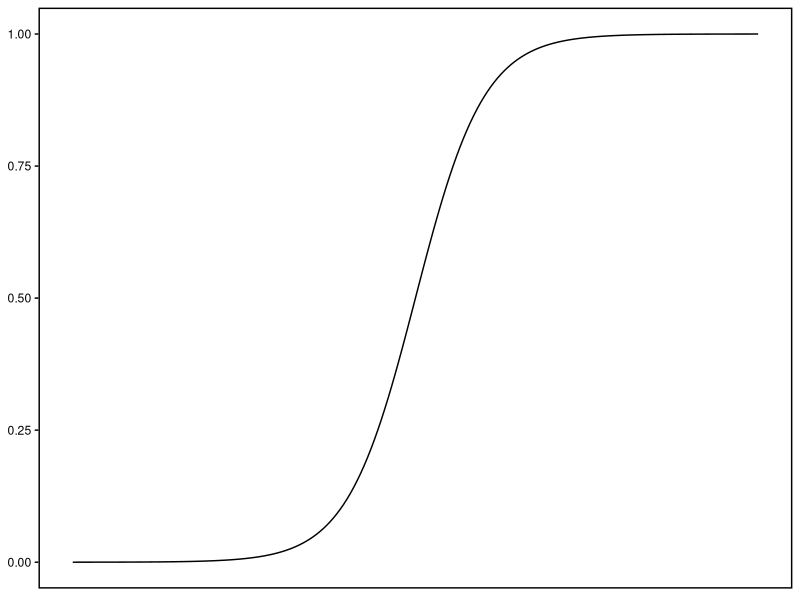
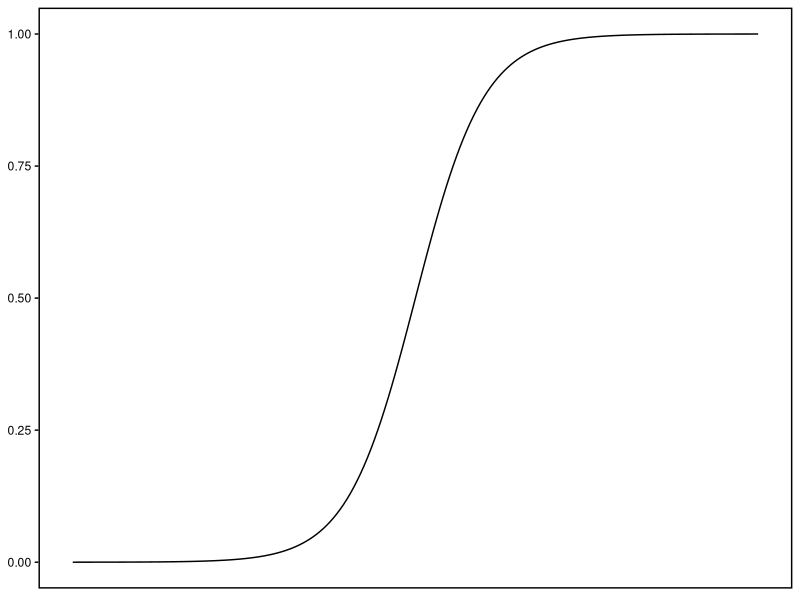

Write the R code that produced these figures, in order.
library(ggplot2)
library(dplyr)

# Define x values
x_values <- seq(-10, 10, by = 0.1)

# Create a data frame
df <- data.frame(x = x_values)

# Calculate y values
df <- df %>%
  mutate(y = 1 / (1 + exp(-x)))

# Plot the data
ggplot(df, aes(x = x, y = y)) +
  geom_line() +
  xlab(NULL) +
  ylab(NULL) +
  theme_classic() +
  theme(
    axis.text = element_text(colour = "black"),
    panel.background = element_rect(fill='transparent'),
    plot.background = element_rect(fill='transparent', color=NA),
    axis.text.x = element_blank(),
    axis.ticks.x = element_blank(),
    axis.ticks.y = element_line(color = "black"),
    axis.line = element_blank(),
    panel.border = element_rect(colour = "black", fill = NA, size = 1),
    legend.background = element_rect(fill='transparent'),
    legend.box.background = element_rect(fill='transparent')
  )

ggsave(
  "sigmoid/sigmoid.pdf",
  width = 2,
  height = 2,
 # dpi=500,
  units = "in",
  scale = 2
)

